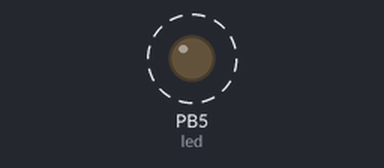
Recording of a program running on a simulated ATmega328P, built with avr-gcc and emulated at 16 MHz. On the bench: output pins drawn as LEDs (lit = HIGH). Dashed ring = blinking.

Above: at 0.2 s.
Timing chart, 0 to 3.0 s (numbered marks = the images above):
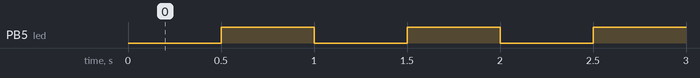

The program:

main.c
```c
/* code to learn more about interrupts
 Timer 1 which is a 16 bit register is used here to learn more about precise control of operations
 The timer is used to generate precise 0.5s interrupts
 Prescaler of 256 for Timer1 has been used giving a Timer compare value of 31250 for an interrupt every 0.5s
 */
#define F_CPU 16000000 // define CPU frequency
#define _BV(X) (1<<X)	// Macro for bit shifting operation
#define OCIEA	1	//Output Compare Interrupt A match enable
#define TIMER_COUNTER_INIT 0 // Initializer for timer counter
#define COMP_VAL 31250 //value to be reached by the timer for 0.5s interrupt (requires prescaler of 256)
#include <util/delay.h>
#include <avr/io.h>
#include <stdint.h>
#include <avr/interrupt.h>

//const uint16_t
int main()
{
	//set output on PORTB pin5
	DDRB|=_BV(PB5);
	//reset timer1 control registers A B & C
	TCCR1A=TCCR1B=TCCR1C=0;
	//set scaler of 256 for TCCR1B
	TCCR1B|=(_BV(CS12) & ~_BV(CS11) & ~_BV(CS10));
	//set the value for output compare register A. This value is compared with Timer Counter register TCNT1
	OCR1A=COMP_VAL;
	//enable timer Output Compare A Match interrupt
	TIMSK1|=_BV(OCIEA);
	//enable global interrupts
	sei();
	//Initialize timer counter to 0;
	TCNT1=TIMER_COUNTER_INIT;
	while(1)
	{
		//loop
		//_delay_us(2);
	}


}

ISR(TIMER1_COMPA_vect)
{
	TCNT1=0;
	PORTB^=_BV(PB5);// toggle led pin
}
```

Measured:
- by itself, PB5 (led): alternates HIGH for 0.50 s and LOW for 0.50 s
